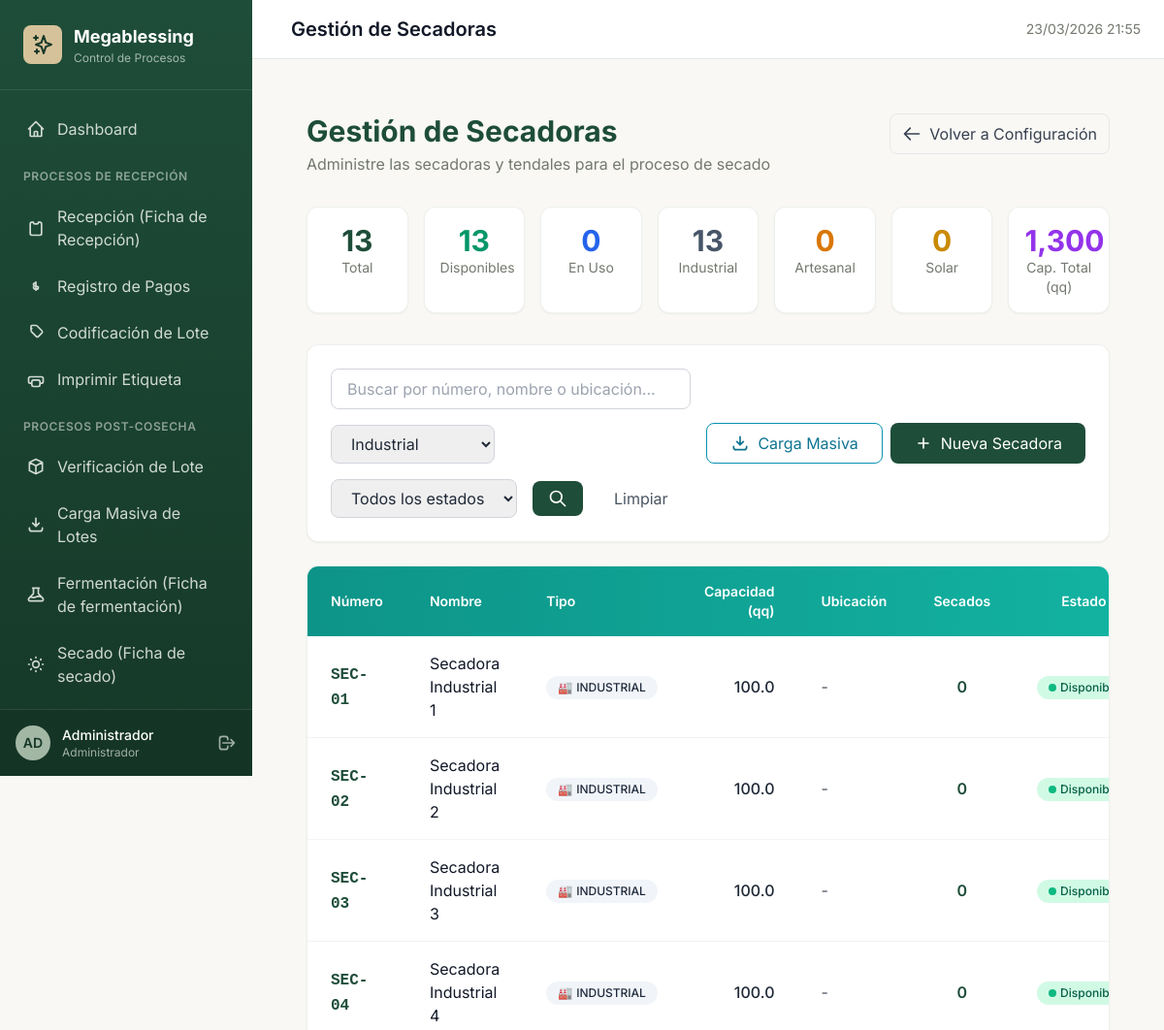
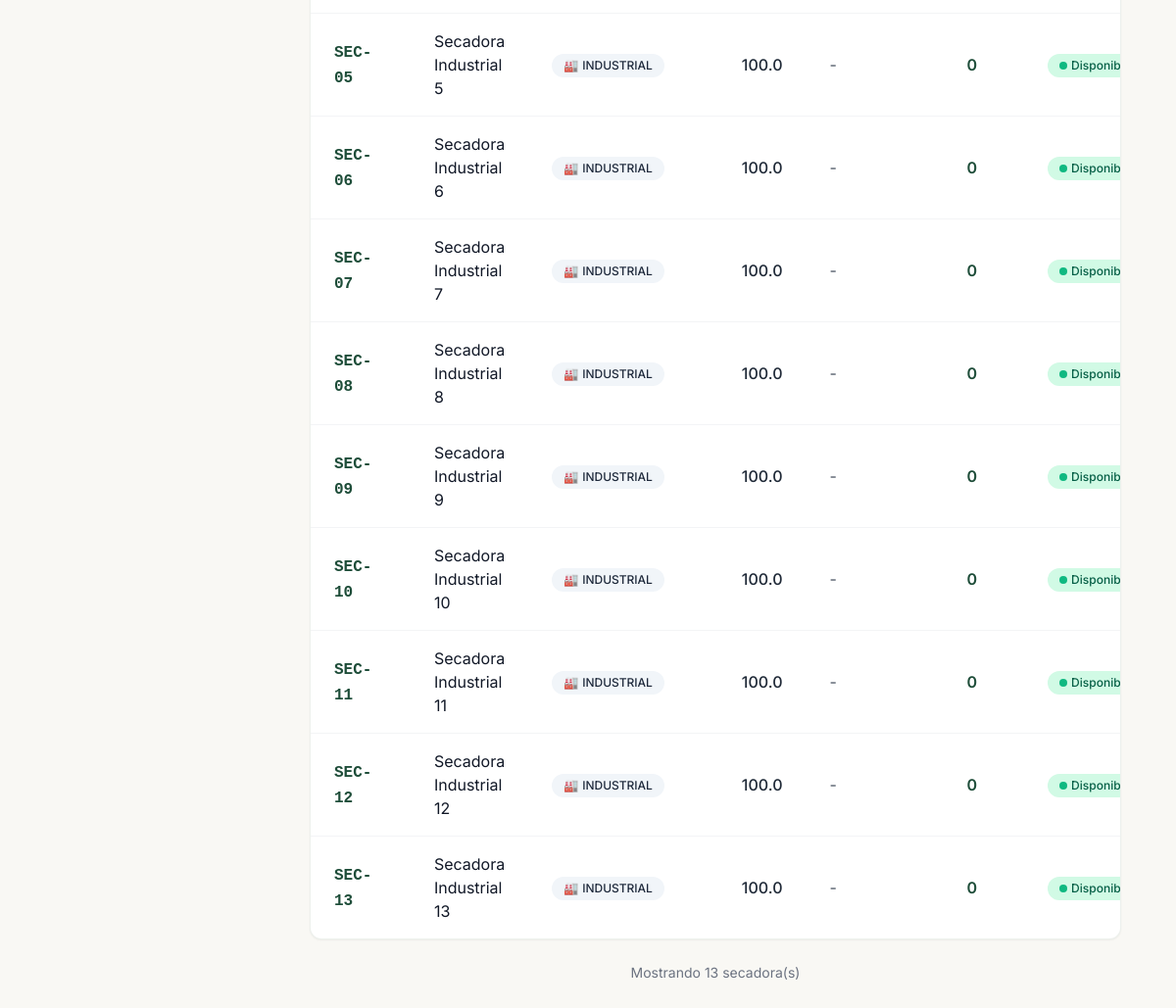
The page /configuracion/secadoras.php?tipo=INDUSTRIAL (signed in) on the database its author committed (2 pictures, top to bottom).
### tables this page shows
CREATE TABLE IF NOT EXISTS `roles` (
    `id` INT PRIMARY KEY AUTO_INCREMENT,
    `nombre` VARCHAR(50) NOT NULL,
    `descripcion` TEXT,
    `permisos` JSON,
    `activo` TINYINT(1) DEFAULT 1,
    `created_at` TIMESTAMP DEFAULT CURRENT_TIMESTAMP
);

CREATE TABLE IF NOT EXISTS `secadoras` (
    `id` INT PRIMARY KEY AUTO_INCREMENT,
    `numero` VARCHAR(20) NOT NULL UNIQUE,
    `nombre` VARCHAR(100),
    `capacidad_qq` DECIMAL(10,2),
    `tipo` ENUM('INDUSTRIAL','ARTESANAL','SOLAR') DEFAULT 'INDUSTRIAL',
    `ubicacion` VARCHAR(100),
    `activo` TINYINT(1) DEFAULT 1,
    `created_at` TIMESTAMP DEFAULT CURRENT_TIMESTAMP
);

### configuracion/secadoras.php (the view, shortened to what the rows shown need)
<?php
require_once __DIR__ . '/../bootstrap.php';
$db = Database::getInstance()->getConnection();
$tipo_filter = $_GET['tipo'] ?? '';
$where = [];
$params = [];
if ($tipo_filter) {
    $where[] = "tipo = ?";
    $params[] = $tipo_filter;
}
$whereClause = $where ? 'WHERE ' . implode(' AND ', $where) : '';
$stmt = $db->prepare("
    SELECT s.*,
           (SELECT COUNT(*) FROM registros_secado WHERE secadora_id = s.id) as total_secados,
           (SELECT COUNT(*) FROM registros_secado WHERE secadora_id = s.id AND estado = 'EN_PROCESO') as secados_activos
    FROM secadoras s
    $whereClause
    ORDER BY s.activo DESC, s.numero ASC
");
$stmt->execute($params);
$secadoras = $stmt->fetchAll(PDO::FETCH_ASSOC);
$pageTitle = 'Gestión de Secadoras';
?>
<div class="max-w-7xl mx-auto px-4 sm:px-6 lg:px-8 py-8">
    <div class="mb-8 flex flex-col gap-4 md:flex-row md:items-start md:justify-between">
        <div>
            <h1 class="text-3xl font-bold text-primary">Gestión de Secadoras</h1>
        </div>
    </div>
    <div class="bg-white rounded-xl shadow-sm border border-olive/20 overflow-hidden">
        <div class="overflow-x-auto">
            <table class="w-full">
                <thead class="bg-gradient-to-r from-teal-600 to-teal-500 text-white">
                    <tr>
                        <th class="px-6 py-4 text-left text-sm font-semibold">Número</th>
                        <th class="px-6 py-4 text-left text-sm font-semibold">Nombre</th>
                        <th class="px-6 py-4 text-left text-sm font-semibold">Tipo</th>
                        <th class="px-6 py-4 text-right text-sm font-semibold">Capacidad (qq)</th>
                        <th class="px-6 py-4 text-left text-sm font-semibold">Ubicación</th>
                        <th class="px-6 py-4 text-center text-sm font-semibold">Secados</th>
                        <th class="px-6 py-4 text-center text-sm font-semibold">Estado</th>
                    </tr>
                </thead>
                <tbody class="divide-y divide-gray-100">
                    <?php if (empty($secadoras)): ?>
                    <tr>
                        <td colspan="8" class="px-6 py-12 text-center text-gray-500">
                            <svg class="w-16 h-16 mx-auto mb-4 text-gray-300" fill="none" stroke="currentColor" viewBox="0 0 24 24">
                                <path stroke-linecap="round" stroke-linejoin="round" stroke-width="2" d="M12 3v1m0 16v1m9-9h-1M4 12H3m15.364 6.364l-.707-.707M6.343 6.343l-.707-.707m12.728 0l-.707.707M6.343 17.657l-.707.707M16 12a4 4 0 11-8 0 4 4 0 018 0z"/>
                            </svg>
                            <p class="text-lg font-medium">No se encontraron secadoras</p>
                            <p class="text-sm">Agregue una nueva secadora o modifique los filtros</p>
                        </td>
                    </tr>
                    <?php else: ?>
                    <?php foreach ($secadoras as $sec): ?>
                    <?php
                    $enUsoActual = $sec['secados_activos'] > 0;
                    $tipoColors = [
                        'INDUSTRIAL' => 'bg-slate-100 text-slate-800',
                        'ARTESANAL' => 'bg-amber-100 text-amber-800',
                        'SOLAR' => 'bg-yellow-100 text-yellow-800'
                    ];
                    $tipoIcons = [
                        'INDUSTRIAL' => '🏭',
                        'ARTESANAL' => '🧺',
                        'SOLAR' => '☀️'
                    ];
                    ?>
                    <tr class="hover:bg-ivory-white/50 transition-colors <?= !$sec['activo'] ? 'opacity-60' : '' ?>">
                        <td class="px-6 py-4">
                            <span class="font-mono font-semibold text-primary"><?= htmlspecialchars($sec['numero']) ?></span>
                        </td>
                        <td class="px-6 py-4 text-gray-900">
                            <?= htmlspecialchars($sec['nombre'] ?: '-') ?>
                        </td>
                        <td class="px-6 py-4">
                            <span class="inline-flex items-center gap-1 px-3 py-1 rounded-full text-xs font-medium <?= $tipoColors[$sec['tipo']] ?? 'bg-gray-100 text-gray-800' ?>">
                                <span><?= $tipoIcons[$sec['tipo']] ?? '' ?></span>
                                <?= htmlspecialchars($sec['tipo']) ?>
                            </span>
                        </td>
                        <td class="px-6 py-4 text-right font-medium">
                            <?= $sec['capacidad_qq'] ? number_format($sec['capacidad_qq'], 1) : '-' ?>
                        </td>
                        <td class="px-6 py-4 text-gray-600 truncate max-w-xs" title="<?= htmlspecialchars($sec['ubicacion'] ?? '') ?>">
                            <?= htmlspecialchars($sec['ubicacion'] ?: '-') ?>
                        </td>
                        <td class="px-6 py-4 text-center">
                            <div class="flex flex-col items-center">
                                <span class="font-semibold text-primary"><?= number_format($sec['total_secados']) ?></span>
                            </div>
                        </td>
                        <td class="px-6 py-4 text-center">
                            <?php if ($enUsoActual): ?>
                            <span class="inline-flex items-center gap-1 px-3 py-1 rounded-full text-xs font-medium bg-blue-100 text-blue-800">
                                <span class="w-2 h-2 rounded-full bg-blue-500 animate-pulse"></span>
                                En Uso
                            </span>
                            <?php else: ?>
                            <button onclick="toggleEstado(<?= $sec['id'] ?>)"
                                    class="inline-flex items-center gap-1 px-3 py-1 rounded-full text-xs font-medium transition-colors
                                           <?= $sec['activo'] ? 'bg-emerald-100 text-emerald-800 hover:bg-emerald-200' : 'bg-red-100 text-red-800 hover:bg-red-200' ?>">
                                <span class="w-2 h-2 rounded-full <?= $sec['activo'] ? 'bg-emerald-500' : 'bg-red-500' ?>"></span>
                                <?= $sec['activo'] ? 'Disponible' : 'Inactiva' ?>
                            </button>
                            <?php endif; ?>
                        </td>
                    </tr>
                    <?php endforeach; ?>
                    <?php endif; ?>
                </tbody>
            </table>
        </div>
    </div>
</div>
<?php
$content = ob_get_clean();
include __DIR__ . '/../templates/layouts/main.php';
?>

### templates/layouts/main.php (shortened to what the rows shown need)
<?php
$currentUser = Auth::user();
$assetVersion = static function (string $path): string {
    $mtime = @filemtime($path);
    return $mtime !== false ? (string) $mtime : date('YmdHis');
};
$cssVersion = $assetVersion(__DIR__ . '/../../assets/css/app.css');
?>
<!DOCTYPE html>
<html lang="es">
<head>
    <script src="https://cdn.tailwindcss.com"></script>
    <link rel="stylesheet" href="<?= APP_URL ?>/assets/css/app.css?v=<?= $cssVersion ?>">
</head>
<body class="bg-ivory min-h-screen">
    <aside class="sidebar">
        <div class="sidebar-logo">
            <div class="flex items-center space-x-3">
                <div>
                    <h1 class="text-white font-bold text-lg">Megablessing</h1>
                </div>
            </div>
        </div>
        <div class="sidebar-user">
            <div class="flex items-center justify-between">
                <div class="flex items-center space-x-3">
                    <div class="w-9 h-9 bg-olive rounded-full flex items-center justify-center">
                        <span class="text-primary-dark font-semibold text-sm">
                            <?= strtoupper(substr($currentUser['nombre'], 0, 2)) ?>
                        </span>
                    </div>
                    <div>
                        <p class="text-white text-sm font-medium"><?= htmlspecialchars($currentUser['nombre']) ?></p>
                        <p class="text-white/60 text-xs"><?= htmlspecialchars($currentUser['rol']) ?></p>
                    </div>
                </div>
            </div>
        </div>
    </aside>
    <main class="main-content">
        <header class="header">
            <div class="flex items-center space-x-4">
                <div>
                    <h1 class="text-xl font-semibold text-gray-900"><?= $pageTitle ?? 'Dashboard' ?></h1>
                </div>
            </div>
        </header>
        <div class="p-6">
            <?= $content ?? '' ?>
        </div>
    </main>
</body>
</html>

### rows shown on the page
roles: nombre "AD", nombre "Administrador"
secadoras: numero "SEC-01", nombre "Secadora Industrial 1", tipo "🏭", tipo "INDUSTRIAL", capacidad_qq "100.0", ubicacion "-", total_secados "0", activo 1 (drawn)
secadoras: numero "SEC-02", nombre "Secadora Industrial 2", tipo "🏭", tipo "INDUSTRIAL", capacidad_qq "100.0", ubicacion "-", total_secados "0", activo 1 (drawn)
secadoras: numero "SEC-03", nombre "Secadora Industrial 3", tipo "🏭", tipo "INDUSTRIAL", capacidad_qq "100.0", ubicacion "-", total_secados "0", activo 1 (drawn)
secadoras: numero "SEC-04", nombre "Secadora Industrial 4", tipo "🏭", tipo "INDUSTRIAL", capacidad_qq "100.0", ubicacion "-", total_secados "0", activo 1 (drawn)
secadoras: numero "SEC-05", nombre "Secadora Industrial 5", tipo "🏭", tipo "INDUSTRIAL", capacidad_qq "100.0", ubicacion "-", total_secados "0", activo 1 (drawn)
secadoras: numero "SEC-06", nombre "Secadora Industrial 6", tipo "🏭", tipo "INDUSTRIAL", capacidad_qq "100.0", ubicacion "-", total_secados "0", activo 1 (drawn)
secadoras: numero "SEC-07", nombre "Secadora Industrial 7", tipo "🏭", tipo "INDUSTRIAL", capacidad_qq "100.0", ubicacion "-", total_secados "0", activo 1 (drawn)
secadoras: numero "SEC-08", nombre "Secadora Industrial 8", tipo "🏭", tipo "INDUSTRIAL", capacidad_qq "100.0", ubicacion "-", total_secados "0", activo 1 (drawn)
secadoras: numero "SEC-09", nombre "Secadora Industrial 9", tipo "🏭", tipo "INDUSTRIAL", capacidad_qq "100.0", ubicacion "-", total_secados "0", activo 1 (drawn)
secadoras: numero "SEC-10", nombre "Secadora Industrial 10", tipo "🏭", tipo "INDUSTRIAL", capacidad_qq "100.0", ubicacion "-", total_secados "0", activo 1 (drawn)
secadoras: numero "SEC-11", nombre "Secadora Industrial 11", tipo "🏭", tipo "INDUSTRIAL", capacidad_qq "100.0", ubicacion "-", total_secados "0", activo 1 (drawn)
secadoras: numero "SEC-12", nombre "Secadora Industrial 12", tipo "🏭", tipo "INDUSTRIAL", capacidad_qq "100.0", ubicacion "-", total_secados "0", activo 1 (drawn)
secadoras: numero "SEC-13", nombre "Secadora Industrial 13", tipo "🏭", tipo "INDUSTRIAL", capacidad_qq "100.0", ubicacion "-", total_secados "0", activo 1 (drawn)

### other values the page prints
$pageTitle "Gestión de Secadoras"
$stats['total'] "13"
$stats['activos'] "13"
$enUso "0"
$stats['industrial'] "13"
$stats['artesanal'] "0"
$stats['solar'] "0"
$stats['capacidad_total'] "1,300"
count($secadoras) "13"
